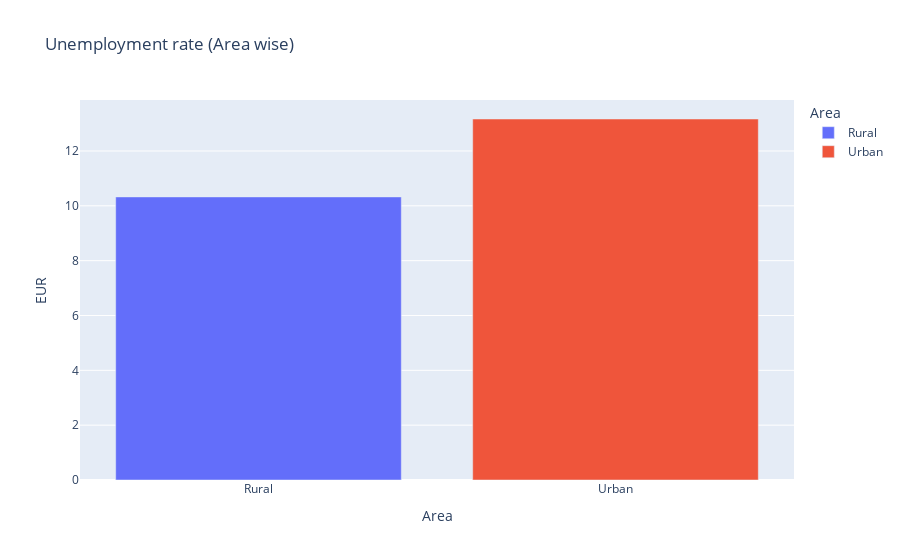

Notebook cell for this chart:
### Code cell
pltx.bar(Area_wise, x= 'Area', y = 'EUR', title='Unemployment rate (Area wise)', color='Area')

### Figure 1 — Plotly figure (JSON) as saved in the notebook; plotly's stock layout.template omitted (floating-point values rounded to 4 significant figures)
{"data": [{"alignmentgroup": "True", "hovertemplate": "Area=%{x}<br>EUR=%{y}<extra></extra>", "legendgroup": "Rural", "marker": {"color": "#636efa", "pattern": {"shape": ""}}, "name": "Rural", "offsetgroup": "Rural", "orientation": "v", "showlegend": true, "textposition": "auto", "type": "bar", "x": ["Rural"], "xaxis": "x", "y": [10.32], "yaxis": "y"}, {"alignmentgroup": "True", "hovertemplate": "Area=%{x}<br>EUR=%{y}<extra></extra>", "legendgroup": "Urban", "marker": {"color": "#EF553B", "pattern": {"shape": ""}}, "name": "Urban", "offsetgroup": "Urban", "orientation": "v", "showlegend": true, "textposition": "auto", "type": "bar", "x": ["Urban"], "xaxis": "x", "y": [13.17], "yaxis": "y"}], "layout": {"barmode": "relative", "legend": {"title": {"text": "Area"}, "tracegroupgap": 0}, "title": {"text": "Unemployment rate (Area wise)"}, "xaxis": {"anchor": "y", "categoryarray": ["Rural", "Urban"], "categoryorder": "array", "domain": [0, 1], "title": {"text": "Area"}}, "yaxis": {"anchor": "x", "domain": [0, 1], "title": {"text": "EUR"}}}}
